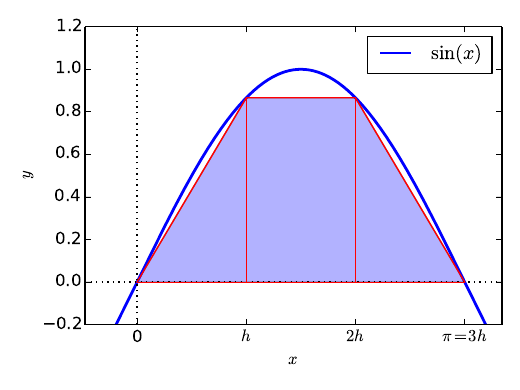

Reproduce this figure in Python.
import matplotlib.pyplot as plt
import numpy as np


X = np.r_[-np.pi:2*np.pi:0.001]
Sin = [np.sin(i) for i in X]

xx = np.r_[0:np.pi:0.001]
ssin = [np.sin(i) for i in xx]

points = np.r_[0:np.pi+np.pi/3.:np.pi/3.]

fig, ax = plt.subplots(1)
ax.plot(X, Sin, lw=2, color='blue', label = '$\sin(x)$')
#ax.fill_between(xx, ssin, 0, facecolor='blue', alpha=0.3)
ax.axvline(0,ls=':',color='k')
ax.axhline(0,ls=':',color='k')
ax.plot(points,[np.sin(i) for i in points],color='r',lw=1)

ax.plot([0, np.pi],[0, 0],color='r',lw=0.5)
ax.plot([np.pi/3.,np.pi/3.],[0,np.sin(np.pi/3.)],color='r',lw=1)
ax.plot([np.pi*2./3.,np.pi*2./3.],[0, np.sin(np.pi*2./3.)],color='r',lw=1)

ax.fill_between(points,[np.sin(i) for i in points], 0, facecolor='blue', alpha=0.3)
#ax.set_title('random walkers empirical $\mu$ and $\pm \sigma$ interval')
ax.set_xlabel('$x$')
ax.set_ylabel('$y$')
#ax.grid()
ax.legend(loc='upper right')
ax.set_xlim([-0.5,3.5])
ax.set_ylim([-0.2,1.2])
ax.set_xticks([0, np.pi/3.,np.pi*2./3., np.pi])
ax.set_xticklabels(['0',r'$h$',r'$2h$',r'$\pi=3h$'])
fig.set_size_inches(4*1.3,3*1.3)
plt.tight_layout()
plt.savefig('trapezium.pdf')
